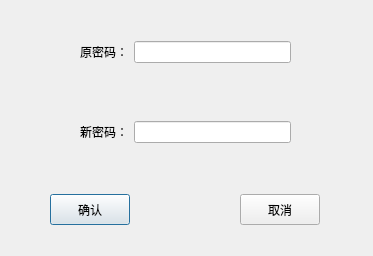
<?xml version="1.0" encoding="UTF-8"?>
<ui version="4.0">
 <class>ChangPassword</class>
 <widget class="QDialog" name="ChangPassword">
  <property name="geometry">
   <rect>
    <x>0</x>
    <y>0</y>
    <width>373</width>
    <height>256</height>
   </rect>
  </property>
  <property name="windowTitle">
   <string>Dialog</string>
  </property>
  <widget class="QWidget" name="layoutWidget">
   <property name="geometry">
    <rect>
     <x>80</x>
     <y>120</y>
     <width>211</width>
     <height>24</height>
    </rect>
   </property>
   <layout class="QHBoxLayout" name="horizontalLayout_2">
    <item>
     <widget class="QLabel" name="label_2">
      <property name="text">
       <string>新密码：</string>
      </property>
     </widget>
    </item>
    <item>
     <widget class="QLineEdit" name="new_2"/>
    </item>
   </layout>
  </widget>
  <widget class="QPushButton" name="pushButton">
   <property name="geometry">
    <rect>
     <x>50</x>
     <y>194</y>
     <width>80</width>
     <height>31</height>
    </rect>
   </property>
   <property name="text">
    <string>确认</string>
   </property>
  </widget>
  <widget class="QPushButton" name="pushButton_2">
   <property name="geometry">
    <rect>
     <x>240</x>
     <y>194</y>
     <width>80</width>
     <height>31</height>
    </rect>
   </property>
   <property name="text">
    <string>取消</string>
   </property>
  </widget>
  <widget class="QWidget" name="">
   <property name="geometry">
    <rect>
     <x>80</x>
     <y>40</y>
     <width>211</width>
     <height>24</height>
    </rect>
   </property>
   <layout class="QHBoxLayout" name="horizontalLayout">
    <item>
     <widget class="QLabel" name="label">
      <property name="text">
       <string>原密码：</string>
      </property>
     </widget>
    </item>
    <item>
     <widget class="QLineEdit" name="old"/>
    </item>
   </layout>
  </widget>
 </widget>
 <resources/>
 <connections/>
</ui>
